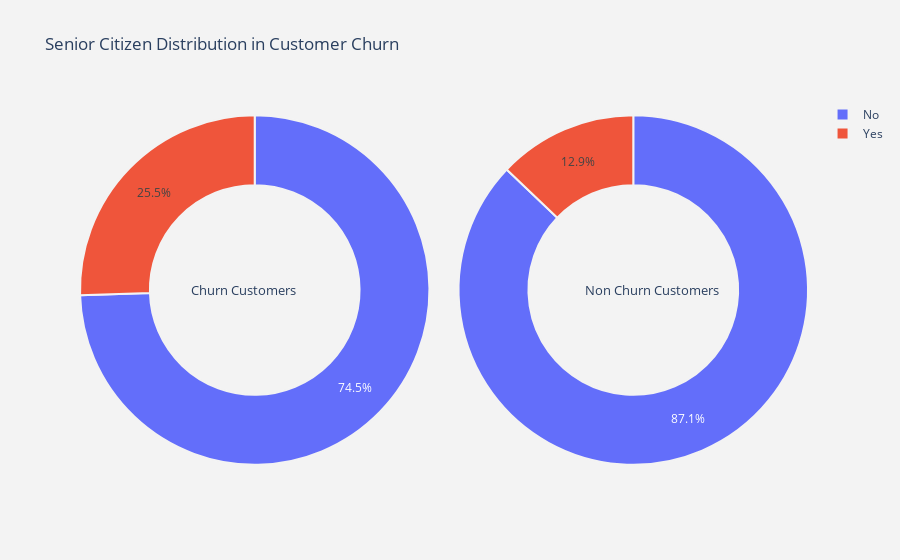
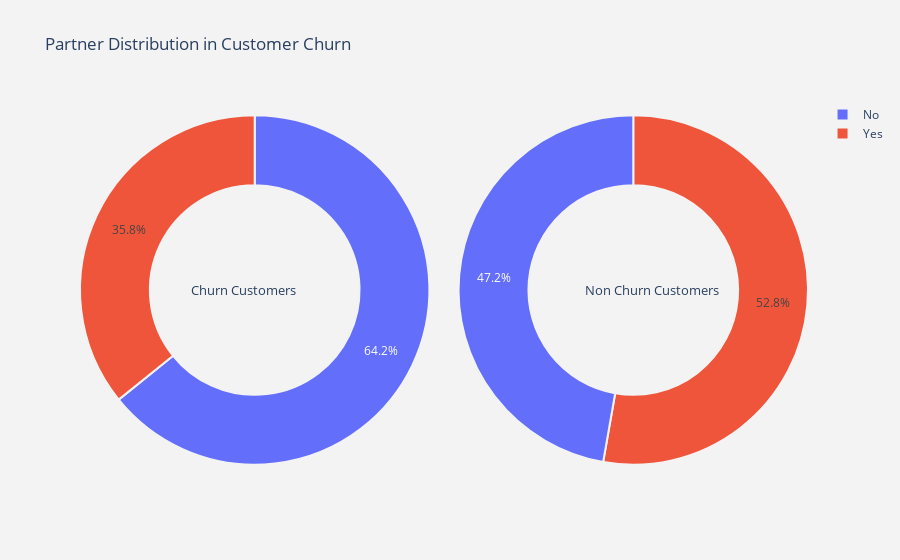
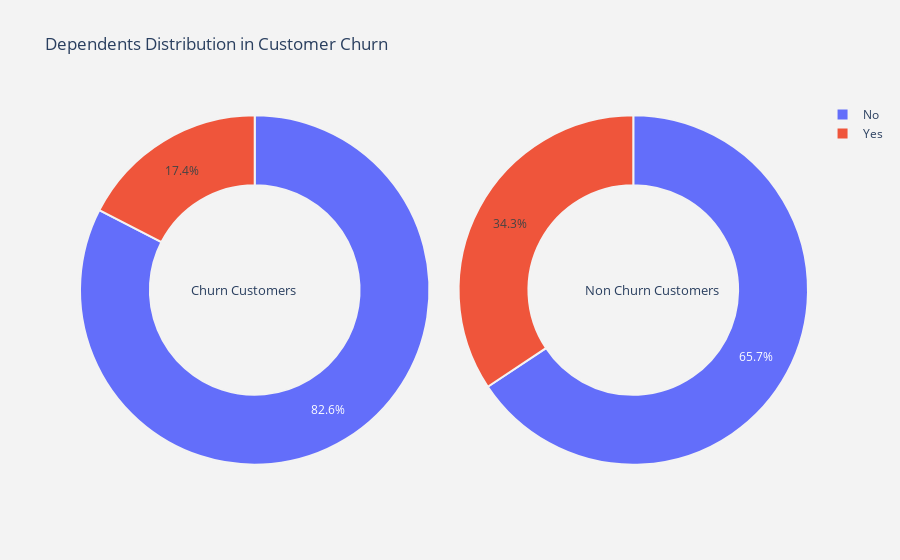
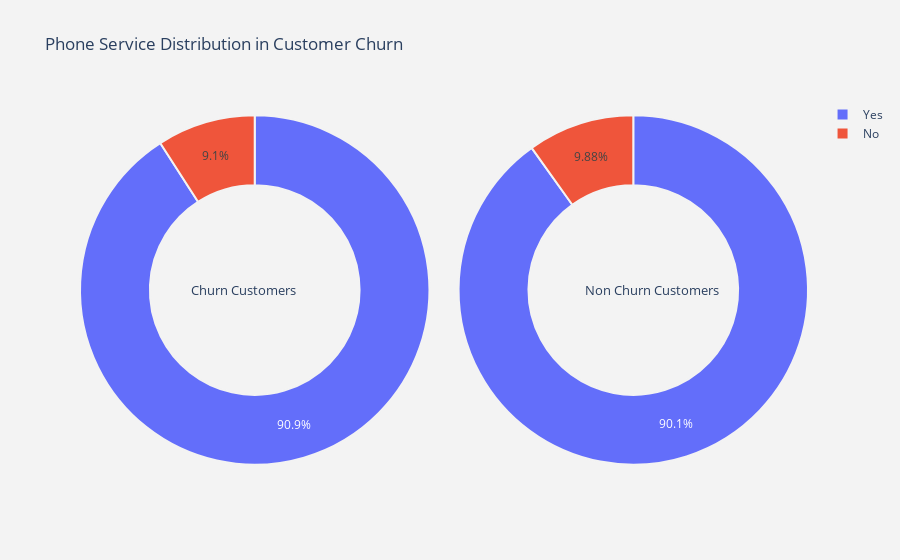

Notebook cell for these charts, in order:
### Code cell
# Function for pie plot for customer churn types
def plot_pie(column) :
    
    trace1 = go.Pie(values  = churn[column].value_counts().values.tolist(),
                    labels  = churn[column].value_counts().keys().tolist(),
                    hoverinfo = "label+percent+name",
                    domain  = dict(x = [0,.48]),
                    name    = "Churn Customers",
                    marker  = dict(line = dict(width = 2,
                                               color = "rgb(243,243,243)")
                                  ),
                    hole    = .6
                   )
    trace2 = go.Pie(values  = not_churn[column].value_counts().values.tolist(),
                    labels  = not_churn[column].value_counts().keys().tolist(),
                    hoverinfo = "label+percent+name",
                    marker  = dict(line = dict(width = 2,
                                               color = "rgb(243,243,243)")
                                  ),
                    domain  = dict(x = [.52,1]),
                    hole    = .6,
                    name    = "Non Churn Customers" 
                   )


    layout = go.Layout(dict(title = column + " Distribution in Customer Churn",
                            plot_bgcolor  = "rgb(243,243,243)",
                            paper_bgcolor = "rgb(243,243,243)",
                            annotations = [dict(text = "Churn Customers",
                                                font = dict(size = 13),
                                                showarrow = False,
                                                x = .15, y = .5),
                                           dict(text = "Non Churn Customers",
                                                font = dict(size = 13),
                                                showarrow = False,
                                                x = .88,y = .5
                                               )
                                          ]
                           )
                      )
    data = [trace1,trace2]
    fig  = go.Figure(data = data,layout = layout)
    
    image_path = "outputs/pie_plot_" + column + ".png"
    fig.write_image(image_path)
    
    # Upload the file explicitly into artifacts 
    run.upload_file(name = image_path, path_or_stream = image_path)
    
    py.iplot(fig)


# Function for histogram for customer churn types
def histogram(column) :
    trace1 = go.Histogram(x  = churn[column],
                          histnorm= "percent",
                          name = "Churn Customers",
                          marker = dict(line = dict(width = .5,
                                                    color = "black"
                                                    )
                                        ),
                         opacity = .9 
                         ) 
    
    trace2 = go.Histogram(x  = not_churn[column],
                          histnorm = "percent",
                          name = "Non Churn Customers",
                          marker = dict(line = dict(width = .5,
                                              color = "black"
                                             )
                                 ),
                          opacity = .9
                         )
    
    data = [trace1,trace2]
    layout = go.Layout(dict(title =column + " Distribution in Customer Churn ",
                            plot_bgcolor  = "rgb(243,243,243)",
                            paper_bgcolor = "rgb(243,243,243)",
                            xaxis = dict(gridcolor = 'rgb(255, 255, 255)',
                                             title = column,
                                             zerolinewidth=1,
                                             ticklen=5,
                                             gridwidth=2
                                            ),
                            yaxis = dict(gridcolor = 'rgb(255, 255, 255)',
                                             title = "percent",
                                             zerolinewidth=1,
                                             ticklen=5,
                                             gridwidth=2
                                            ),
                           )
                      )
    fig  = go.Figure(data=data,layout=layout)
    
    image_path = "outputs/histogram_" + column + ".png"
    fig.write_image(image_path)
    
    # Upload the file explicitly into artifacts 
    run.upload_file(name = image_path, path_or_stream = image_path)
    
    py.iplot(fig)
    
    
# Function for scatter plot matrix for numerical columns in data
def scatter_matrix(df)  :
    
    df  = df.sort_values(by = "Churn" ,ascending = True)
    classes = df["Churn"].unique().tolist()
    classes
    
    class_code  = {classes[k] : k for k in range(2)}
    class_code

    color_vals = [class_code[cl] for cl in df["Churn"]]
    color_vals

    pl_colorscale = "Portland"

    pl_colorscale

    text = [df.iloc[k]["Churn"] for k in range(len(df))]
    text

    trace = go.Splom(dimensions = [dict(label  = "Tenure",
                                       values = df["Tenure"]),
                                  dict(label  = 'Monthly Charges',
                                       values = df['Monthly Charges']),
                                  dict(label  = 'Total Charges',
                                       values = df['Total Charges'])],
                     text = text,
                     marker = dict(color = color_vals,
                                   colorscale = pl_colorscale,
                                   size = 3,
                                   showscale = False,
                                   line = dict(width = .1,
                                               color='rgb(230,230,230)'
                                              )
                                  )
                    )
    axis = dict(showline  = True,
                zeroline  = False,
                gridcolor = "#fff",
                ticklen   = 4
               )
    
    layout = go.Layout(dict(title  = 
                            "Scatter Plot Matrix for Numerical Columns for Customer Churn",
                            autosize = False,
                            height = 800,
                            width  = 800,
                            dragmode = "select",
                            hovermode = "closest",
                            plot_bgcolor  = 'rgba(240,240,240, 0.95)',
                            xaxis1 = dict(axis),
                            yaxis1 = dict(axis),
                            xaxis2 = dict(axis),
                            yaxis2 = dict(axis),
                            xaxis3 = dict(axis),
                            yaxis3 = dict(axis),
                           )
                      )
    data   = [trace]
    fig = go.Figure(data = data,layout = layout )
    
    image_path = "outputs/scatter_matrix" + ".png"
    fig.write_image(image_path)
    
    # Upload the file explicitly into artifacts 
    run.upload_file(name = image_path, path_or_stream = image_path)

    py.iplot(fig)

# For all categorical columns plot a pie
for i in cat_cols :
    plot_pie(i)

# For all numerical columns plot a histogram    
for i in num_cols :
    histogram(i)

# Plot scatter plot matrix
scatter_matrix(df)

### Figure 1 — Plotly figure (JSON) as saved in the notebook; plotly's stock layout.template omitted (floating-point values rounded to 4 significant figures)
{"data": [{"domain": {"x": [0, 0.48]}, "hole": 0.6, "hoverinfo": "label+percent+name", "labels": ["No", "Yes"], "marker": {"line": {"color": "rgb(243,243,243)", "width": 2}}, "name": "Churn Customers", "type": "pie", "values": [1393, 476]}, {"domain": {"x": [0.52, 1]}, "hole": 0.6, "hoverinfo": "label+percent+name", "labels": ["No", "Yes"], "marker": {"line": {"color": "rgb(243,243,243)", "width": 2}}, "name": "Non Churn Customers", "type": "pie", "values": [4497, 666]}], "layout": {"annotations": [{"font": {"size": 13}, "showarrow": false, "text": "Churn Customers", "x": 0.15, "y": 0.5}, {"font": {"size": 13}, "showarrow": false, "text": "Non Churn Customers", "x": 0.88, "y": 0.5}], "paper_bgcolor": "rgb(243,243,243)", "plot_bgcolor": "rgb(243,243,243)", "title": {"text": "Senior Citizen Distribution in Customer Churn"}}}

### Figure 2 — Plotly figure (JSON) as saved in the notebook; plotly's stock layout.template omitted (floating-point values rounded to 4 significant figures)
{"data": [{"domain": {"x": [0, 0.48]}, "hole": 0.6, "hoverinfo": "label+percent+name", "labels": ["No", "Yes"], "marker": {"line": {"color": "rgb(243,243,243)", "width": 2}}, "name": "Churn Customers", "type": "pie", "values": [1200, 669]}, {"domain": {"x": [0.52, 1]}, "hole": 0.6, "hoverinfo": "label+percent+name", "labels": ["Yes", "No"], "marker": {"line": {"color": "rgb(243,243,243)", "width": 2}}, "name": "Non Churn Customers", "type": "pie", "values": [2724, 2439]}], "layout": {"annotations": [{"font": {"size": 13}, "showarrow": false, "text": "Churn Customers", "x": 0.15, "y": 0.5}, {"font": {"size": 13}, "showarrow": false, "text": "Non Churn Customers", "x": 0.88, "y": 0.5}], "paper_bgcolor": "rgb(243,243,243)", "plot_bgcolor": "rgb(243,243,243)", "title": {"text": "Partner Distribution in Customer Churn"}}}

### Figure 3 — Plotly figure (JSON) as saved in the notebook; plotly's stock layout.template omitted (floating-point values rounded to 4 significant figures)
{"data": [{"domain": {"x": [0, 0.48]}, "hole": 0.6, "hoverinfo": "label+percent+name", "labels": ["No", "Yes"], "marker": {"line": {"color": "rgb(243,243,243)", "width": 2}}, "name": "Churn Customers", "type": "pie", "values": [1543, 326]}, {"domain": {"x": [0.52, 1]}, "hole": 0.6, "hoverinfo": "label+percent+name", "labels": ["No", "Yes"], "marker": {"line": {"color": "rgb(243,243,243)", "width": 2}}, "name": "Non Churn Customers", "type": "pie", "values": [3390, 1773]}], "layout": {"annotations": [{"font": {"size": 13}, "showarrow": false, "text": "Churn Customers", "x": 0.15, "y": 0.5}, {"font": {"size": 13}, "showarrow": false, "text": "Non Churn Customers", "x": 0.88, "y": 0.5}], "paper_bgcolor": "rgb(243,243,243)", "plot_bgcolor": "rgb(243,243,243)", "title": {"text": "Dependents Distribution in Customer Churn"}}}

### Figure 4 — Plotly figure (JSON) as saved in the notebook; plotly's stock layout.template omitted (floating-point values rounded to 4 significant figures)
{"data": [{"domain": {"x": [0, 0.48]}, "hole": 0.6, "hoverinfo": "label+percent+name", "labels": ["Yes", "No"], "marker": {"line": {"color": "rgb(243,243,243)", "width": 2}}, "name": "Churn Customers", "type": "pie", "values": [1699, 170]}, {"domain": {"x": [0.52, 1]}, "hole": 0.6, "hoverinfo": "label+percent+name", "labels": ["Yes", "No"], "marker": {"line": {"color": "rgb(243,243,243)", "width": 2}}, "name": "Non Churn Customers", "type": "pie", "values": [4653, 510]}], "layout": {"annotations": [{"font": {"size": 13}, "showarrow": false, "text": "Churn Customers", "x": 0.15, "y": 0.5}, {"font": {"size": 13}, "showarrow": false, "text": "Non Churn Customers", "x": 0.88, "y": 0.5}], "paper_bgcolor": "rgb(243,243,243)", "plot_bgcolor": "rgb(243,243,243)", "title": {"text": "Phone Service Distribution in Customer Churn"}}}
